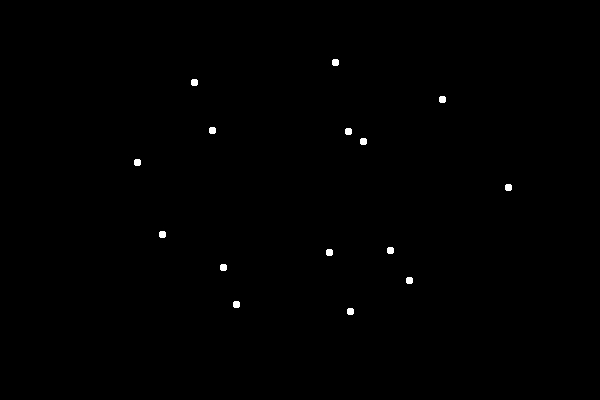
#> input picture frame 10 of Basics_Tutorial/00_sth.mov, 600 x 400 px
$ jupyter execute Motion_analysis.ipynb
#> lines starting #> are read from the running program, lines starting #| are printed output that depends on the picture
# Extracting motion from video clips
This script aims at extracting and comparing motion information from video clips.
Aiming at this objective, the Farneback algorithm for dense optical flow analysis is applied to each video. The result is a matrix of the same size as the video input containing a displacement vector in each field representing the displacement of visual targets in two subsequent frames.
To simplify further processing two additional representations of the displacement matrices are computed, one only containing the direction information (displacement-only) and one only containing the length of the displacement vectors (displacement-strength) for each pixel.

1) Total amount of directed motion in one clip

To compute the total amount of directed motion in one clip a weighted histogram of displacement directions is computed for each frame. The displacement-only and the displacement-strength representations (see above) are used in this step.
On the scope of the whole clip the histograms are being summed up bin-wise. One ends up with a histogram of n bins representing the amount of directed motion in a video that relies within a predefined range (0 to 10 degrees). A value of 0 means that no motion in the respective direction was detected and high values represent large groups of pixels showing significant displacement.
Finally also a undirected motion score is computed by summing up the values of each bin.

2) Motion coherence in two clips

The second information computed is the coherence of motion in two clips. The measure of interest is the correlation in time of weighted motion directions in two clips. One ends up with a correlation coefficient for each range of motion directions (e.g. 0-10°) on the scope of two whole clips. A promising candidate for a single value indicator for coherence between two clips is the standard deviation of correlation coefficients.

This script is free to use and modify. Please refer to the original version. Author: Michael Gerstenberger 2017.

## Setup
### Anaconda

For you to be able to run this script you will first have to download the Anaconda python-distribution. To open this notebook you have to open Jupyter-notebook that comes with the custom Anaconda installation (In Windows 10 you can simply type Jupyter notebook in the search box). Once opened you need to navigate to the folder containing this file to open it up. Anaconda also comes with the Jupyter QTConsole allowing you to directly access Python. This script uses the Python-port of the OpenCV library. Hence you need to download the latter.

### Open-CV
In Windows 10 (version 9/2017) - having Python 3.5.2 and Anaconda 4.2.0 (64-bit) ready - executing the following code in the standard Windows-Console installed Open-CV for Python via Anaconda properly. Simply open up the command line (Type cmd in Windows 10 search bar) paste the following command and hit enter.

Feel free to modify this script by adding installation guides that worked on your system.

Having Open-CV installed you need to import it using the next line of code. You can run cells by selecting the cell and either using the play symbol in the edit-bar above or using the short-cut SHIFT-ENTER.

[cell 1]
import cv2

Also you need to import some other libraries by excecuting the following cells.

[cell 2]
import numpy as np
import matplotlib.pyplot as plt

## 1. The total amount of directed motion in one clip

To compute the motion between frames in a video you first have to load the clip and read the frames.
The following lines serve this process. Mind that with this code only the first two frames are compared and serves illustrative purpusos only. You need to change the path to the video file.

[cell 3]
cap = cv2.VideoCapture("00_STH.mov")
#cap = cv2.VideoCapture("C:/Users/Eler/Desktop/fMRI scripts/k_back/movs/03_coh_normal/coh_90dg_13dots_tall.mov")
#cap = cv2.VideoCapture("C:/Users/Eler/Desktop/fMRI scripts/k_back/movs/08_dyl_faces/face_56.2.mov")
#cap = cv2.VideoCapture("C:/Users/Eler/Documents/Python Scripts/randomdot.avi")


ret, frame1 = cap.read()
#> frame1 is the input picture: shape (400, 600, 3); min 0, max 255, mean 0.7
prvs = cv2.cvtColor(frame1, cv2.COLOR_BGR2GRAY)

ret, frame2 = cap.read()
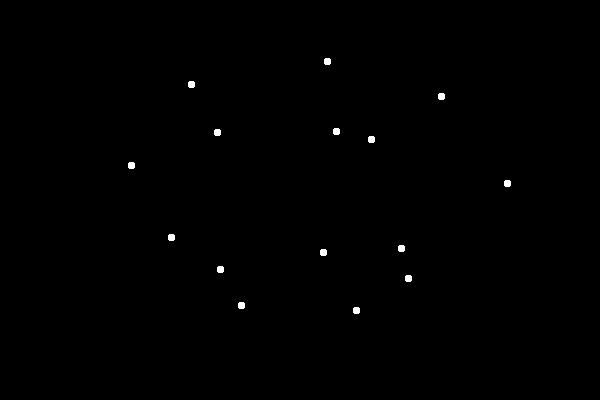
#> input picture frame 11 of Basics_Tutorial/00_sth.mov, 600 x 400 px
#> frame2 is the input picture: shape (400, 600, 3); min 0, max 255, mean 0.7
next = cv2.cvtColor(frame2, cv2.COLOR_BGR2GRAY)
flow = cv2.calcOpticalFlowFarneback(prvs, next, None, 0.5, 3, 15, 2, 5, 1.2, 0)

### Computing direction and strength of motion in two subsequent frames
Now that we loaded two frames and computed dense optical flow we need to define a function that computes the measures we are interested in: The direction of displacement and the strength or distance of displacement the algorithm detected (The threshold is hard-coded at the moment. Adjust if necessary):

[cell 4]
#Computes the main motion-measures for each pixel for each frame:
# The strength of displacement (distance), the direction of displacement plus a thresholded direction matrix
def computeFrameMeasuresCorrected(pvrs, flow):
    dispStrength = np.empty(np.shape(prvs))
    dispDir = np.empty(np.shape(prvs))
    dispStrength.fill(-np.finfo('d').max)#Assign - Infinity
#> dispStrength: shape (400, 600) float64; every value is -1.8e+308
    dispDir.fill(-np.finfo('d').max)#Assign - Infinity
    for y in range(0, np.shape(flow)[0]): # For each pixel
        for x in range(0, np.shape(flow)[1]):
            dispStrength[y][x] = np.linalg.norm(flow[y][x]) #equivalent to sqrt(a^2+b^2)
            dispDir[y][x] = np.degrees(np.arctan2(flow[y][x][0],flow[y][x][1])) #returns direction of vector
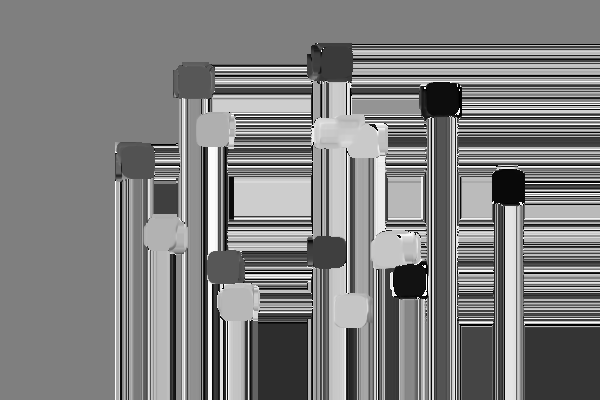
#> dispDir: shape (400, 600) float64; min -180, max 180, mean 0.7; drawn with min black and max white
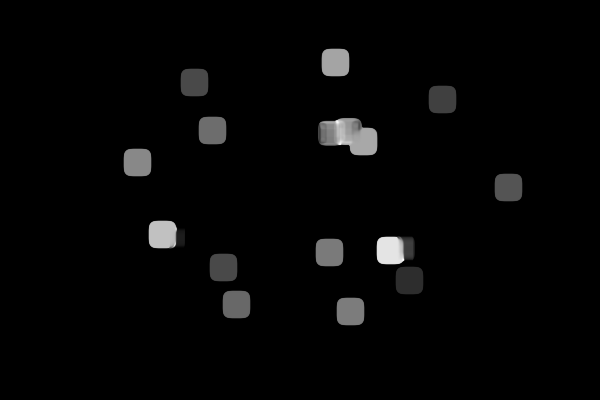
#> dispStrength: shape (400, 600) float64; min 0, max 12.5, mean 0.274; drawn with min black and max white

    # Remove artefacts that result from the algortihm by thresholding
    thresDispDir = np.where(np.abs(dispStrength)>0.0001,dispDir[:],-np.finfo('d').max) #Assing direction only if Strength is above threshold
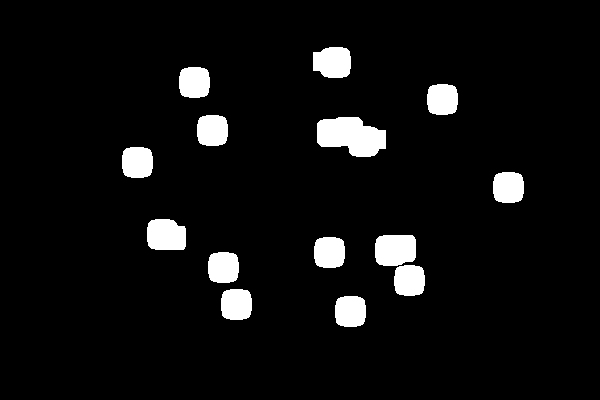
#> thresDispDir: shape (400, 600) float64; min -1.8e+308, max 179.2, mean -inf; drawn with min black and max white
    #np.where(myBoolAry, 1,10) Assigns either  1 or 10 to output
    #np.where(myBoolAry, myValAry[:],-1) Assigns Value from myValAry at Position or -1
    return(dispStrength, dispDir, thresDispDir)

To give you an impression of how you can use this function and what the output of the Farneback algorithm looks like the following lines of code call it and print the computed representations.

[cell 5]
(dispStrength, dispDir, thresDispDir) = computeFrameMeasuresCorrected(prvs, flow)

print ("Shape of video frames:")
print(prvs.shape)
#| (400, 600)

print ("Shape of dense optical flow output")
print ("(Coordinates [y][x][0] and [y][x][1])")
print(flow.shape)
#| (400, 600, 2)

plt.gray()
plt.imshow(dispStrength)
plt.show()
plt.imshow(dispDir)
plt.show()

plt.imshow(thresDispDir)
plt.show()

As you can see the algorithm detected the regions of moving dots. As the regions are relatively big closeby dots moving in different directions are pooled in one region such that a very bright area (strong motion) appears.

The second depiction shows the direction of motion. Artefacts of the algorithm become visible for regions where there is no motion at all. However you may see that the different directions were detected by the algorithm as the dots have different colors.

The third depiction shows a corrected i.e. thresholded verion. Only if the strength of motion exceeds a given threshold the direction is plotted. You can clearly see, that the algorithm detected dots moving in whatever direction (Difference in dot-color is invisible because Matplotlib ensures best visibility in the range of all grayvalues and what appears black was set to minus infinity).

### Computing the weighted histogram
The next few lines of code show how to compute a histogram of directions.

[cell 6]
#You can use matplotlib hist directly but as we don't want to draw all the histograms later we use Numpy
bins = (np.arange(36)*10)-170 #start at -170. Go up in steps of 10 to 180
histOfThresholded, bin_edges = np.histogram(thresDispDir.flatten(),bins = bins)
#> histOfThresholded = 35 values, max 1852 at index 27, min 0 at index 9, mean 396.2; bin_edges = 36 values from -170 to 180

def plotHistogram360(values, title):
    bins = (np.arange(36)*10)-170 #start at -170. Go up in steps of 10 to 180
    values = np.abs(values)#Discard minus
#> values has the same summary as histOfThresholded outside plotHistogram360
    y_pos = np.arange(len(values)) -17
#> y_pos = 35 values from -17 to 17
    plt.bar(y_pos, values)
    plt.xticks([-18,-9, 0, 9, 18],['-180°',"-90°","0°","90°", "180°"])
    plt.ylabel('Amount of motion')
    plt.title(title)
    plt.show()
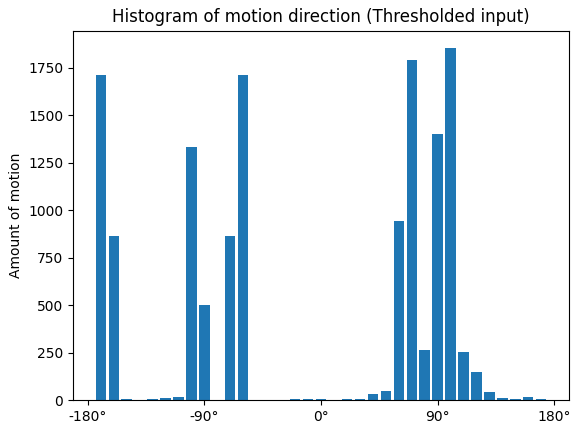
#> figure drawn by matplotlib, 1 panel; tallest bar 1852 high, from x = 9.6 to 10.4

plotHistogram360(histOfThresholded, 'Histogram of motion direction (Thresholded input)')

[cell 7]
#You can use matplotlib hist directly but as we don't want to draw all the histograms later we use Numpy
bins = (np.arange(36)*10)-170 #start at -170. Go up in steps of 10 to 180
weightedHist, bin_edges = np.histogram(dispDir.flatten(),bins = bins, weights = dispStrength.flatten())
#> weightedHist = 35 values, max 14854.3 at index 27, min 2.62e-06 at index 13, mean 1878.3

plotHistogram360(weightedHist,'Histogram of motion direction (Weighted by strength)')
#> in plotHistogram360 (call 2), `values = np.abs(values)#Discard minus`: values has the same summary as weightedHist outside plotHistogram360
#> in plotHistogram360 (call 2), `plt.show()`:
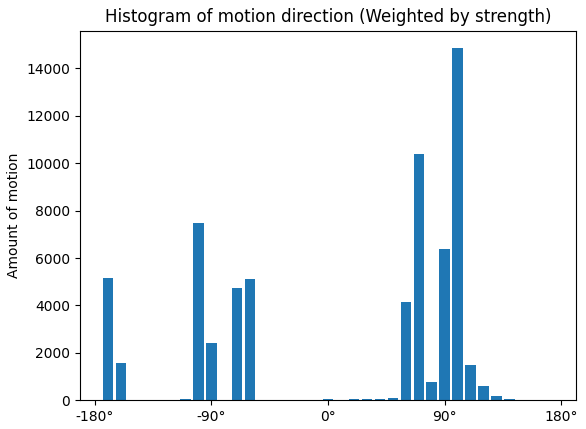
#> figure drawn by matplotlib, 1 panel; tallest bar 14854.3 high, from x = 9.6 to 10.4

Here you can see the two main directions of motion around -90 degrees and 90 degrees. Less motion was detected in the upwards and downwards direction as values around 0 and +180/-180 are relatively sparse).

## Computing the Total amount of directed motion in one clip

Now that we computed all the information we're interested in for two subsequent frames, it's time to put it all together to calculate the measures for the whole clip.

So let's have a function that does only compute what is needed for a weighted histogram to ensure computation time to be minimal.

[cell 8]
bins = (np.arange(36)*10)-170 #start at -170. Go up in steps of 10 to 180

# Computes the weighted Histogram of movement direction using the output of the Farneback algorithm
def weightedHistogram(pvrs, flow):
    (dispStrength, dispDir) = computeFrameMeasures(pvrs,flow)
    weightedHist, bin_edges = np.histogram(dispDir.flatten(), weights = dispStrength.flatten(), bins = bins)
    return weightedHist

#Same as above but without thresholding. Compute displacementStrength and direction
def computeFrameMeasures(pvrs, flow):
    dispStrength = np.empty(np.shape(pvrs))
    dispDir = np.empty(np.shape(pvrs))
    dispStrength.fill(-np.finfo('d').max)#Assign - Infinity
    dispDir.fill(-np.finfo('d').max)#Assign - Infinity
    for y in range(0, np.shape(flow)[0]): # For each pixel
        for x in range(0, np.shape(flow)[1]):
            dispStrength[y][x] = np.linalg.norm(flow[y][x]) #equivalent to sqrt(a^2+b^2)
            dispDir[y][x] = np.degrees(np.arctan2(flow[y][x][0],flow[y][x][1])) #returns direction of vector
    return(dispStrength, dispDir)

Again it's time to put things together. Now we load the video again and compute the weighted Histogram for all pairs of subsequent frames. Be aware that this process will up to 5 minutes given the 2 seconds video were using.

[cell 9]
def processMotionInClip(filepath):
    cap = filepath

    ret, frame1 = cap.read()
    prvs = cv2.cvtColor(frame1, cv2.COLOR_BGR2GRAY)

    frameHistMap = {}

    currentFrame = 0
    while (True): #Continue looping until break
        ret, frame2 = cap.read()
        #if currentFrame == 20: #DEBUGGING
        #    break

        if ret == False: #There is no frame anymore
            print("Reached end of video")
            break
        else:
            print("Loading frame")

            next = cv2.cvtColor(frame2, cv2.COLOR_BGR2GRAY)
            flow = cv2.calcOpticalFlowFarneback(prvs, next, None, 0.5, 3, 15, 2, 5, 1.2, 0)
            frameHistMap[currentFrame] = weightedHistogram(prvs, flow)
#> in weightedHistogram, `weightedHist, bin_edges = np.histogram(dispDir.flatten(), weights = di..`: bin_edges = 36 values from -170 to 180
